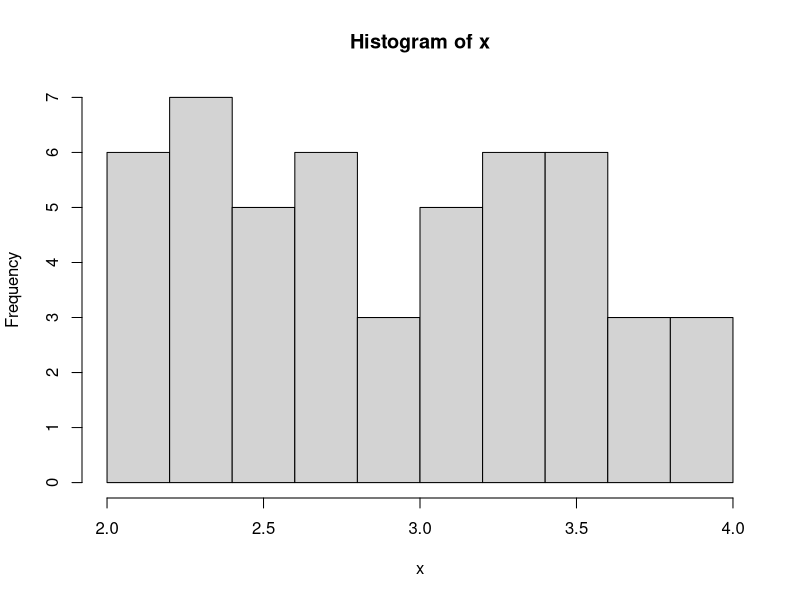
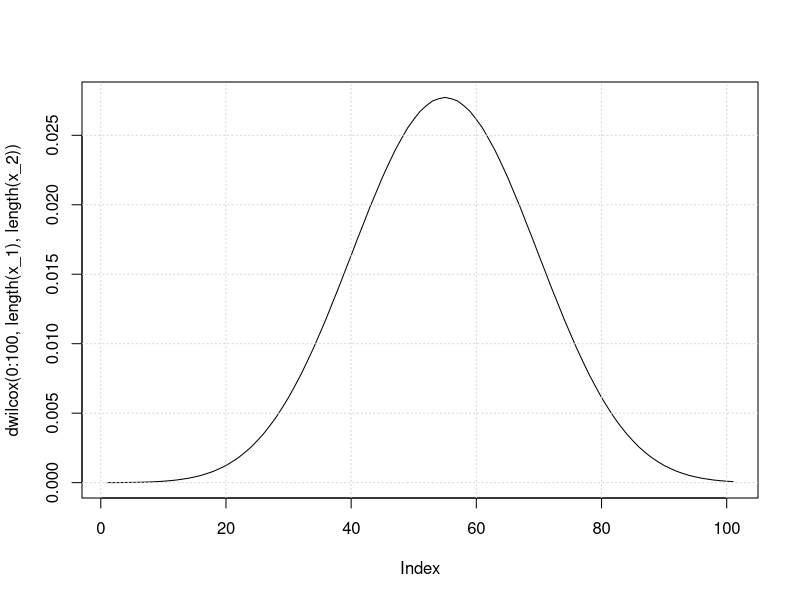

Write the R code that produced these figures, in order.
# Test wartosci sredniej (z wariancja)
n = 30; mi = 1; sigma = 2
x = rnorm(n, mean = mi, sd = sigma)

mi_0 = 1; alfa = 0.05
Z = abs(mean(x) - mi_0)*sqrt(n)/sigma
c = qnorm(1-alfa/2)
p_val = 2*(1 - pnorm(Z))

library(TeachingDemos)
z.test(x, mu = mi_0, sigma, alternative = "two.sided")

## Bez wariancji

T = abs(mean(x) - mi_0)*sqrt(n)/sd(x)
c = qt(1-alfa/2,df = n-1)
p_val = 2*(1 - pt(T, df = n-1))

mi_0 = 3
t.test(x, mu = mi_0, alternative = "two.sided")


## Test zgodnosci Pearsona
n = 50; x = sample(1:6, n, replace = T)
ni_i = as.data.frame(table(factor(x, levels = 1:6)))$Freq
p_i = rep(1/6, 6)
T = sum((ni_i - n*p_i)^2 / (n*p_i))
r = 6
alfa = 0.05
c = qchisq(1 - alfa, r - 1)
p_val = (1 - pchisq(T, r - 1))

chisq.test(ni_i, p = p_i)


# Test Kolomogorowa = Smirnowa
n = 50; a = 2; b = 4
x = runif(n, min = a, max = b)
hist(x)
ks.test(x, 'punif', min = a, max = b)
ks.test(x, 'punif', a - 0.5, b - 0.5)
ks.test(x, 'punif', a - 0.5, b + 0.5)




# Hipoteza ze pochodza z rozkladu normalenego
ks.test(x, 'pnorm', mean = (a + b)/2, sd = sqrt((b - a)^2/12))

x = runif(500, min = a, max = b)
ks.test(x, 'pnorm', mean = (a + b)/2, sd = sqrt((b - a)^2/12))


n = 100; mi = 1; sigma = 2
x = rnorm(n, mean = mi, sd = sigma)
ks.test(x, 'punif', min = mi-sigma, max = mi+sigma)


# Test normalnosci
n = 100; mi = 1; sigma = 2
x = rnorm(n, mean = mi, sd = sigma)
ks.test(x, 'pnorm', mean = 1, sd = 2)
ks.test(x, 'pnorm', mean = 0, sd = 3)
shapiro.test(x)


# Test hipotezy dot rozkladu normalego
n = 100; a = 2; b = 4
x = runif(n, min = a, max = b)
shapiro.test(x)
ks.test(x, 'pnorm', mean = (a + b)/2, sd = sqrt((b - a)^2/12))



## Porownywanie srednich!
n_1 = 9; mi_1 = 0; sigma_1 = 1
n_2 = 12; mi_2 = 1; sigma_2 = 1
x_1 = rnorm(n_1, mean = mi_1, sd = sigma_1)
x_2 = rnorm(n_2, mean = mi_2, sd = sigma_2)



mean_1 = mean(x_1); mean_2 = mean(x_2)
s2_1 = var(x_1); s2_2 = var(x_2)
s2 = ((n_1 - 1)*s2_1 + (n_2 - 1)*s2_2)/(n_1 + n_2 - 2)
alfa = 0.05; c = qt(1 - alfa/2, n_1 + n_2 - 2)
T = abs(mean_1 - mean_2) / ( sqrt(s2*( n_1^(-1) + n_2^(-1) ) ) )
p_value = 2*(1 - pt(T, n_1 + n_2 - 2))

t.test(x_1, x_2, var.equal = T)


# Test bez zakladania rownosci wariancji

s2 = s2_1/n_1 + s2_2/n_2
d = (s2^2)/(((s2_1/n_1)^2)/(n_1-1) + ((s2_2/n_2)^2)/((n_2-1)))
c = qt(1 - alfa/2, d)
T = abs(mean_1 - mean_2)/sqrt(s2)
p_value = 2*(1 - pt(T, d))

t.test(x_1, x_2)


# Test Wilcoxa
wilcox.test(x_1, x_2)

plot(dwilcox(0:100, length(x_1), length(x_2)), type = 'l'); 
grid()




# Test niezaleznosci
x_1 = c(16, 25, 11)
x_2 = c(13, 32, 15)
x_3 = c(31, 43, 26)
xx = cbind(x_1, x_2, x_3)
I = 3
J = 3
n_i = x_1 + x_2 + x_3
n_j = c(sum(x_1), sum(x_2), sum(x_3))
N = sum(n_j)

T = 0
for (i in 1:I) {
  for (j in 1:J) {
    T = T + (N*xx[i,j] - n_i[i]*n_j[j])^2/(N*n_i[i]*n_j[j])
  }
}
alfa = 0.05
c = qchisq(1 - alfa, df = (I - 1)*(J - 1))
p_val = 1 - pchisq(T, df = (I - 1)*(J - 1))


chisq.test(xx)
